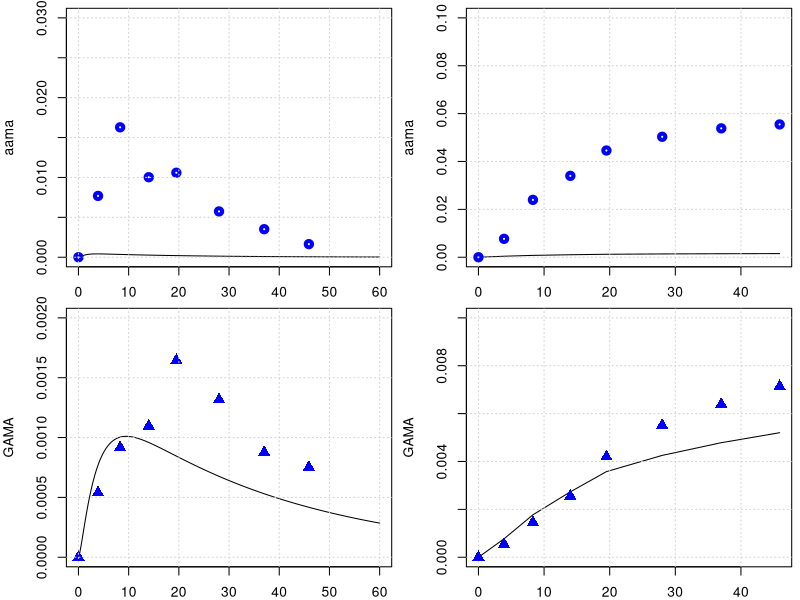

This chart was generated by the following R code:
library(deSolve)
library(minpack.lm)

graphics.off()

#body weight in kg
BW = 70 
# fractions of BW
##https://journals.sagepub.com/doi/pdf/10.1177/ANIB_32_3-4
F_B = 0.079 
F_B_AB = 0.35 #fraction: arterial blood of blood volume
F_B_VB = 0.65 #fraction: venous blood of blood volume
F_Li = 0.026
F_Ki = 0.0044
F_T = 1-(F_B+F_Li+F_Ki)
#organ volumes in L
V_AB <- BW*F_B*F_B_AB 
V_VB <- BW*F_B*F_B_VB 
V_T <- BW*F_T
V_Ki <- BW*F_Ki
V_Li <- BW*F_Li
#cardiac output in L/(kg*h)
##https://journals.sagepub.com/doi/pdf/10.1177/ANIB_32_3-4
QCC = 16        #12.5 # maybe 14 or 6.5 check?
Q_C = QCC*BW^0.75
FQ_P = 2.5/100 
FQ_Li = 0.19
FQ_Ki = 0.255 #total - there is also an aterial flow rate 
FQ_T = 1 -( FQ_Li + FQ_Ki +FQ_P)
Q_Li <- Q_C*FQ_Li
Q_Ki <- Q_C*FQ_Ki
Q_T <- Q_C*FQ_T

# partition coefficient
pAA_TB = 0.2
pAA_KiB = 0.2
pAA_LiB = 1.5

pGA_TB = 0.97
pGA_LiB = 0.9
pGA_KiB = .3

#reaction rate constants 
k_AAuptake = 1 #1/h

k_onAA_T = 0.28 #1/h
k_onAA_B = 0.36 #1/h
k_onAA_Li = 0.71 #1/h
k_onAA_Ki = 0.83 #1/h

k_syn_GSH = 0.25 #mmol/h 
k_cl_GSH = 0.35 #1/h
k_onAA_GSH = 0.55 #L/(mmol h)
k_onGA_GSH = 0.8 #L/(mmol h)

k_onGA_T = 0.089 #1/h
k_onGA_B = 0.108 #1/h
k_onGA_Ki = k_onAA_T/2 #1/h
k_onGA_Li = 0.215 #1/h

k_exc_AAMA = 0.049      # 0.049 #1/h or 0.13 # this will change the shape
k_exc_GAMA = 0.027     # 0.077 #1/h  # or 0.027
k_exc_GAOH = 0.077     # 1/h
k_exc_GA <- 1.48       # 1/h Q_Ki*0.025
k_exc_AA <- 2

PL1 = 1.7     # !$'liver/blood partition AA'
PL2 = 0.9    # !$'liver/blood partition GA'

MW_aa = 71   # mg/mmol
MW_ga = 87   # mg/mmol

MW_GSH = 307.32 # mg/mmol

VMAXGC1 = 1   #!Vmax for GSH-AA conjugation mg/hr-kg^0.7
VMAXG1 = VMAXGC1/MW_aa*BW**0.7    # !$'Liver AA-GSH rate'

# Maximum velocity for enzymatic reaction 
V_max_p450 = 9 /MW_aa*BW^0.7  # 0.235 mg/h (Tien: AA to GA mmol/hr)
V_max_EH = 20 /MW_ga*BW^0.7  
KM_p450 = 10.0
KM_EH = 100.0

k_0_GSH = 7

AGSH0 = k_0_GSH * V_Li * MW_GSH

KMG1 = 100/MW_aa  #!Km with respect to AA for GSH conjugation mM
KMGG = 0.1        # !KM with respect to GSH for AA or GA conjugation with GSH mM
KMG2 = 100/MW_ga  #!Km with respect to GA for GSH conjugation mM


KPT_Li = 0.015     # !'protein turnover rate in liver'
KPT_Ki = 0.013     #  !'protein turnover rate in kidney'
KPTR = 0.013     # !'protein turnover rate in rpt'
KPTS = 0.0039    # !'protein turnover rate in spt'
KPTRB = 0.0039   # !'protein turnover rate in rbc'
KPTPL = 0.0039   # !'protein turnover rate in plasma'
# +++++++++++++++++++++++++++++++++++++++++++++++++++++++++++++++++
# create list of parameter
# +++++++++++++++++++++++++++++++++++++++++++++++++++++++++++++++++
params <- unlist(c(data.frame(pAA_TB, pAA_LiB, pAA_KiB,
                              pGA_TB, pGA_LiB, pGA_KiB,
                              k_onAA_T, k_onAA_B, k_onAA_Li, k_onAA_GSH, k_onAA_Ki,
                              k_onGA_T, k_onGA_B, k_onGA_Li, k_onGA_Ki, k_exc_GA,
                              k_onGA_GSH, k_exc_AAMA, k_exc_GAMA, k_exc_GAOH,
                              k_cl_GSH, V_max_p450, KM_p450, V_max_EH, KM_EH,
                              k_AAuptake)
))
yini <- c(m_AA_AB = 0.0, m_GA_AB = 0.0, 
          a_pb_AA_B = 0 ,
          m_AA_VB = 0.0, m_GA_VB = 0.0,
          m_AA_Ki = 0.0, m_GA_Ki = 0.0, m_AA_dose = 0 ,
          m_AA_Li = 0.0, m_AAMA = 0.0,  #m_AAMA_urinary = 0.0,
          m_GA_Li = 0.0,
          a_pb_GA_Li   = 0.0,
          m_GAMA  = 0.0,
          #m_GAMA_urinary = 0.0, 
          m_GSH_Li = k_0_GSH * V_Li * MW_GSH, 
          m_AA_T = 0.0, m_GA_T = 0.0,
          m_GAOH = 0.0, 
          m_AA_out = 0.0,
          m_AA_accum = 0.0,
          m_AA_free = 0.0,
          m_AA_in = 0.0,
          m_GA_out = 0.0,
          m_GA_accum = 0.0,
          m_GA_free = 0.0,
          m_GA_in = 0.0,
          a_pb_AA_Ki = 0,
          a_pb_AA_Li = 0,
          a_pb_GA_Ki = 0
)
# ++++++++++++++++++++++++++++++++++++++++++++++++++++++++++++++++++
# PBPK model for Acrylamide 
# ++++++++++++++++++++++++++++++++++++++++++++++++++++++++++++++++++
PBPKmodelAA <- function(t,state,parameter){
  with(as.list(c(t,state,parameter)), {
    ########################################################################################  
    #----#---#  Model for aa  #---#---#
    # concentrations blood in the organs in mg/L
    c_AA_AB <- m_AA_AB/V_AB   
    c_AA_VB <- m_AA_VB/V_VB
    c_AA_T <- m_AA_T/V_T
    c_AA_Li <- m_AA_Li/V_Li
    c_AA_Ki <- m_AA_Ki/V_Ki
    
    c_GSH_Li <- m_GSH_Li/V_Li
    
    # Blood
    #-----------------------------
    # units checked -> mg/h   
    dm_AA_AB <- Q_C*(c_AA_VB - c_AA_AB) -k_onAA_B*m_AA_AB
    # units checked -> mg/h   
    dm_AA_VB <- Q_T*(c_AA_T/pAA_TB) +Q_Li*(c_AA_Li/pAA_LiB) +Q_Ki*(c_AA_Ki/pAA_KiB) - Q_C*c_AA_VB -k_onAA_B*m_AA_VB
    
    # Trine: I added this. Can we make an overall turnover rate in blood? Is this correct? 
    da_pb_AA_B <- k_onAA_B*m_AA_AB + k_onAA_B*m_AA_VB - a_pb_AA_B*KPTRB
    
    # Kidney
    #---------------------------------
    # units checked -> mg/h   
    dm_AA_Ki <- Q_Ki*c_AA_AB -Q_Ki*(c_AA_Ki/pAA_KiB) -k_onAA_Ki*m_AA_Ki 
    
    # protein tunr over AA in Kidney
    da_pb_AA_Ki <- k_onAA_Ki*m_AA_Ki - a_pb_AA_Ki*KPT_Ki
    

    # units checked -> mg/h   
    dm_AA_dose <- -k_AAuptake*m_AA_dose
    
    # Liver
    #--------------------------------
    # units checked -> mg/h
    dm_GSH_Li <- k_0_GSH * V_Li * MW_GSH - k_cl_GSH*m_GSH_Li 
    
    metAA_GSH <- k_onAA_GSH *c_AA_Li * c_GSH_Li /(c_AA_Li + KMG1)/(c_GSH_Li + KMGG)
    metAA_P450 <- V_max_p450 * MW_aa*c_AA_Li/ (KM_p450+c_AA_Li)
    
    # units checked -> mg/h  
    dm_AA_Li <- Q_Li*(c_AA_AB - c_AA_Li/pAA_LiB) + k_AAuptake*m_AA_dose - k_onAA_Li*m_AA_Li  - metAA_P450 - metAA_GSH 
    
    # protein tunr over AA in Liver
    da_pb_AA_Li <- k_onAA_Li*m_AA_Li - a_pb_AA_Li * KPT_Li
    
    # Tissue
    #--------------------------------------------------------------
    # units checked -> mg/h   
    dm_AA_T <- Q_T*(c_AA_AB - c_AA_T/pAA_TB) -k_onAA_T*m_AA_T
    
    # Urine
    #-------------------------------------------------------------
    # units checked -> mg/h   
    dm_AAMA <- metAA_GSH  - m_AAMA*k_exc_AAMA # Maria: The first term should be deleted
    
    dm_AA_out <- metAA_P450 + metAA_GSH
    dm_AA_in <- k_AAuptake*m_AA_dose
    dm_AA_accum <- k_onAA_B*m_AA_AB +k_onAA_B*m_AA_VB +k_onAA_T*m_AA_T +k_onAA_Li*m_AA_Li +k_onAA_Ki*m_AA_Ki
    dm_AA_free <- dm_AA_AB + dm_AA_VB +dm_AA_T +dm_AA_Li +dm_AA_Ki
########################################################################################  
########################################################################################    
    #----#---#  Model for Ga  #---#---#    
    #concentrations blood in the organs in mg/L
    c_GA_AB <- m_GA_AB/V_AB ;   c_GA_VB <- m_GA_VB/V_VB
    c_GA_T <- m_GA_T/V_T
    c_GA_Li <- m_GA_Li/(V_Li*PL2)
    c_GA_Ki <- m_GA_Ki/V_Ki
    # units checked -> mg/h   
    dm_GA_AB <- Q_C*(c_GA_VB - c_GA_AB) -k_onGA_B*m_GA_AB
    # units checked -> mg/h   
    dm_GA_VB <- Q_T*(c_GA_T/pGA_TB) +Q_Li*(c_GA_Li/pGA_LiB) +Q_Ki*(c_GA_Ki/pGA_KiB) - Q_C*c_GA_VB -k_onGA_B*m_GA_VB
    # units checked -> mg/h   
    dm_GA_Ki <- Q_Ki*c_GA_AB -Q_Ki*(c_GA_Ki/pGA_KiB) -k_onGA_Ki*m_GA_Ki 
    
    
    # protein tunr over AA in Kidney
    da_pb_GA_Ki <- k_onGA_Ki*m_GA_Ki - a_pb_GA_Ki*KPT_Ki
    
    
    # units checked -> mg/h
    metGA_GSH <- k_onGA_GSH * c_GSH_Li *m_GA_Li / (c_GA_Li + KMG2)/(c_GSH_Li + KMGG)
    metGA_EH <- V_max_EH *MW_ga *c_GA_Li / (KM_EH + c_GA_Li)
    # units checked -> mg/h 
    dm_GA_Li <- Q_Li*(c_GA_AB - c_GA_Li/pGA_LiB) - k_onGA_Li*m_GA_Li + metAA_P450 - metGA_GSH -metGA_EH 
    
    
    # protein tunr over GA in Liver
    da_pb_GA_Li = k_onGA_Li*m_GA_Li - a_pb_GA_Li*KPT_Li 
    
    
    # units checked -> mg/h, 
    dm_GAMA <-  metGA_GSH  -m_GAMA*k_exc_GAMA
    
    dm_GA_T <- Q_T*(c_GA_AB - c_GA_T/pGA_TB) -k_onGA_T*m_GA_T
    
    dm_GAOH <- metGA_EH -m_GAOH*k_exc_GAMA
    
    dm_GA_out <- metGA_GSH + metGA_EH 
    dm_GA_in <- metGA_GSH +metGA_EH
    dm_GA_accum <- k_onGA_B*m_GA_AB +k_onGA_B*m_GA_VB +k_onGA_T*m_GA_T +k_onGA_Li*m_GA_Li +k_onGA_Ki*m_GA_Ki
    dm_GA_free <- dm_GA_AB + dm_GA_VB +dm_GA_T +dm_GA_Li +dm_GA_Ki 

    
    return(list(c(dm_AA_AB,  dm_GA_AB,
                  da_pb_AA_B,
                  dm_AA_VB,    dm_GA_VB,
                  dm_AA_Ki,  dm_GA_Ki,  dm_AA_dose,
                  dm_AA_Li,
                  dm_AAMA,   
                  dm_GA_Li, da_pb_GA_Li, dm_GAMA,
                  dm_GSH_Li, dm_AA_T,   dm_GA_T,
                  dm_GAOH,
                  dm_AA_in,
                  dm_AA_out,
                  dm_AA_accum,
                  dm_AA_free,
                  dm_GA_out,
                  dm_GA_accum,
                  dm_GA_free,
                  dm_GA_in,
                  da_pb_AA_Ki,
                  da_pb_AA_Li,
                  da_pb_GA_Ki
    )))
  })
}
PBPKmodelAA <- compiler::cmpfun(PBPKmodelAA)



################################################################
# manual readout from Kopp and Dekant 2009
################################################################
times <- seq(from = 0, to = 60, by = 0.1)
diet <- data.frame(var = "m_AA_dose", method = "add",
                   time = c(0.0),  value = 0.5 *BW /1000 )  # dose of 0.05 microg/kg bw
out <- ode(y = yini, times = times, func = PBPKmodelAA, parms = params, events = list(data = diet))
yobs_urine <- data.frame(
  time = c(0.0, 3.9, 8.3, 14, 19.5, 28, 37, 45.9),
  AAMA = c(0.0/1000000, 32.8/1000000, 69.5/1000000, 42.8/1000000, 45.2/1000000, 24.5/1000000, 15/1000000, 7/1000000)*234.28, #https://pubchem.ncbi.nlm.nih.gov/compound/N-Acetyl-S-_2-carbamoylethyl_-L-cysteine
  GAMA = c(0.0, 2.15*1e-6, 3.66*1e-6, 4.38*1e-6, 6.57*1e-6, 5.26*1e-6, 3.50*1e-6, 3.0*1e-6)*250.27
)
# plot for AAMA in urinary
par(mfrow=c(2,2),mar=c(2,4,.5,.5))
plot(out[,'time'], out[,'m_AAMA']   ,type = 'l',xlab = 'time', ylab = 'aama', ylim = c(0,.03) )
points(yobs_urine$time, yobs_urine$AAMA , col="blue", lwd = 4) ; grid()
time_points_measure_unrine = c(1, 40, 84, 141, 196, 280 , 371, 460)
tamtam = out[,'m_AAMA'][time_points_measure_unrine ]
plot(yobs_urine$time, cumsum( tamtam ),type = 'l', ylab = 'aama', ylim = c(0,.1), xlab = 'time' ); grid()
points(yobs_urine$time, cumsum(yobs_urine$AAMA) , col="blue", lwd = 4)

# plot for GAMA 
plot(out[,'time'], out[,'m_GAMA']  ,type = 'l',xlab = '', ylab = 'GAMA', ylim = c(0,.002) )
points(yobs_urine$time, yobs_urine$GAMA , col="blue", cex = 1.5, pch = 17); grid()
time_points_measure_unrine = c(1, 40, 84, 141, 196, 280 , 371, 460)
tamtam = out[,'m_GAMA'][time_points_measure_unrine ]
plot(yobs_urine$time, cumsum( tamtam ),type = 'l',xlab = '', ylab = 'GAMA', ylim = c(0,.01) ); grid()
points(yobs_urine$time, cumsum(yobs_urine$GAMA) , col="blue",cex = 1.5, pch = 17)
